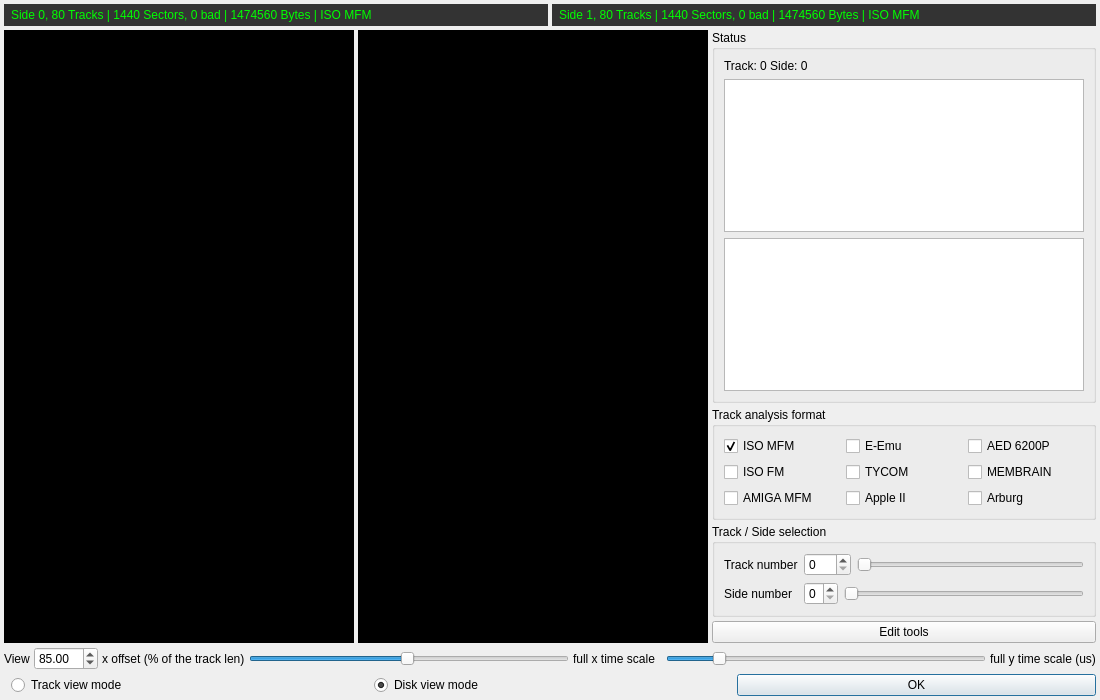
<?xml version="1.0" encoding="UTF-8"?>
<ui version="4.0">
 <class>VisualDiskDialog</class>
 <widget class="QDialog" name="VisualDiskDialog">
  <property name="geometry">
   <rect><x>0</x><y>0</y><width>1100</width><height>700</height></rect>
  </property>
  <property name="windowTitle">
   <string>Visual Floppy Disk</string>
  </property>
  <layout class="QVBoxLayout" name="mainLayout">
   <property name="spacing"><number>4</number></property>
   <property name="margin"><number>4</number></property>
   
   <!-- Top info bars -->
   <item>
    <layout class="QHBoxLayout">
     <item>
      <widget class="QLabel" name="labelSide0Info">
       <property name="text"><string>Side 0, 80 Tracks | 1440 Sectors, 0 bad | 1474560 Bytes | ISO MFM</string></property>
       <property name="styleSheet"><string>background: #333; color: #0f0; padding: 4px;</string></property>
      </widget>
     </item>
     <item>
      <widget class="QLabel" name="labelSide1Info">
       <property name="text"><string>Side 1, 80 Tracks | 1440 Sectors, 0 bad | 1474560 Bytes | ISO MFM</string></property>
       <property name="styleSheet"><string>background: #333; color: #0f0; padding: 4px;</string></property>
      </widget>
     </item>
    </layout>
   </item>
   
   <!-- Main content: Disk views + Status panel -->
   <item>
    <layout class="QHBoxLayout">
     <!-- Disk visualizations -->
     <item>
      <widget class="QFrame" name="frameDiskView0">
       <property name="minimumSize"><size><width>350</width><height>350</height></size></property>
       <property name="frameShape"><enum>QFrame::Box</enum></property>
       <property name="styleSheet"><string>background: black;</string></property>
      </widget>
     </item>
     <item>
      <widget class="QFrame" name="frameDiskView1">
       <property name="minimumSize"><size><width>350</width><height>350</height></size></property>
       <property name="frameShape"><enum>QFrame::Box</enum></property>
       <property name="styleSheet"><string>background: black;</string></property>
      </widget>
     </item>
     
     <!-- Right panel: Status + Format analysis -->
     <item>
      <layout class="QVBoxLayout">
       <!-- Status -->
       <item>
        <widget class="QGroupBox" name="groupStatus">
         <property name="title"><string>Status</string></property>
         <layout class="QVBoxLayout">
          <item>
           <widget class="QLabel" name="labelTrackSide">
            <property name="text"><string>Track: 0 Side: 0</string></property>
           </widget>
          </item>
          <item>
           <widget class="QTextEdit" name="textSectorInfo">
            <property name="readOnly"><bool>true</bool></property>
            <property name="maximumHeight"><number>180</number></property>
            <property name="styleSheet"><string>font-family: monospace; font-size: 9pt;</string></property>
           </widget>
          </item>
          <item>
           <widget class="QTextEdit" name="textHexDump">
            <property name="readOnly"><bool>true</bool></property>
            <property name="maximumHeight"><number>120</number></property>
            <property name="styleSheet"><string>font-family: monospace; font-size: 8pt;</string></property>
           </widget>
          </item>
         </layout>
        </widget>
       </item>
       
       <!-- Track analysis format checkboxes -->
       <item>
        <widget class="QGroupBox" name="groupFormats">
         <property name="title"><string>Track analysis format</string></property>
         <layout class="QGridLayout">
          <item row="0" column="0">
           <widget class="QCheckBox" name="checkIsoMfm">
            <property name="text"><string>ISO MFM</string></property>
            <property name="checked"><bool>true</bool></property>
           </widget>
          </item>
          <item row="0" column="1">
           <widget class="QCheckBox" name="checkEEmu">
            <property name="text"><string>E-Emu</string></property>
           </widget>
          </item>
          <item row="0" column="2">
           <widget class="QCheckBox" name="checkAed6200p">
            <property name="text"><string>AED 6200P</string></property>
           </widget>
          </item>
          <item row="1" column="0">
           <widget class="QCheckBox" name="checkIsoFm">
            <property name="text"><string>ISO FM</string></property>
           </widget>
          </item>
          <item row="1" column="1">
           <widget class="QCheckBox" name="checkTycom">
            <property name="text"><string>TYCOM</string></property>
           </widget>
          </item>
          <item row="1" column="2">
           <widget class="QCheckBox" name="checkMembrain">
            <property name="text"><string>MEMBRAIN</string></property>
           </widget>
          </item>
          <item row="2" column="0">
           <widget class="QCheckBox" name="checkAmigaMfm">
            <property name="text"><string>AMIGA MFM</string></property>
           </widget>
          </item>
          <item row="2" column="1">
           <widget class="QCheckBox" name="checkAppleII">
            <property name="text"><string>Apple II</string></property>
           </widget>
          </item>
          <item row="2" column="2">
           <widget class="QCheckBox" name="checkArburg">
            <property name="text"><string>Arburg</string></property>
           </widget>
          </item>
         </layout>
        </widget>
       </item>
       
       <!-- Track/Side selection -->
       <item>
        <widget class="QGroupBox" name="groupSelection">
         <property name="title"><string>Track / Side selection</string></property>
         <layout class="QFormLayout">
          <item row="0" column="0">
           <widget class="QLabel"><property name="text"><string>Track number</string></property></widget>
          </item>
          <item row="0" column="1">
           <layout class="QHBoxLayout">
            <item>
             <widget class="QSpinBox" name="spinTrack">
              <property name="minimum"><number>0</number></property>
              <property name="maximum"><number>255</number></property>
             </widget>
            </item>
            <item>
             <widget class="QSlider" name="sliderTrack">
              <property name="orientation"><enum>Qt::Horizontal</enum></property>
              <property name="minimum"><number>0</number></property>
              <property name="maximum"><number>79</number></property>
             </widget>
            </item>
           </layout>
          </item>
          <item row="1" column="0">
           <widget class="QLabel"><property name="text"><string>Side number</string></property></widget>
          </item>
          <item row="1" column="1">
           <layout class="QHBoxLayout">
            <item>
             <widget class="QSpinBox" name="spinSide">
              <property name="minimum"><number>0</number></property>
              <property name="maximum"><number>1</number></property>
             </widget>
            </item>
            <item>
             <widget class="QSlider" name="sliderSide">
              <property name="orientation"><enum>Qt::Horizontal</enum></property>
              <property name="minimum"><number>0</number></property>
              <property name="maximum"><number>1</number></property>
             </widget>
            </item>
           </layout>
          </item>
         </layout>
        </widget>
       </item>
       
       <!-- Edit tools button -->
       <item>
        <widget class="QPushButton" name="btnEditTools">
         <property name="text"><string>Edit tools</string></property>
        </widget>
       </item>
      </layout>
     </item>
    </layout>
   </item>
   
   <!-- Bottom: View slider + controls -->
   <item>
    <layout class="QHBoxLayout">
     <item>
      <widget class="QLabel"><property name="text"><string>View</string></property></widget>
     </item>
     <item>
      <widget class="QDoubleSpinBox" name="spinXOffset">
       <property name="minimum"><number>0</number></property>
       <property name="maximum"><number>100</number></property>
       <property name="value"><number>85</number></property>
      </widget>
     </item>
     <item>
      <widget class="QLabel"><property name="text"><string>x offset (% of the track len)</string></property></widget>
     </item>
     <item>
      <widget class="QSlider" name="sliderXScale">
       <property name="orientation"><enum>Qt::Horizontal</enum></property>
       <property name="minimum"><number>1</number></property>
       <property name="maximum"><number>100</number></property>
       <property name="value"><number>50</number></property>
      </widget>
     </item>
     <item>
      <widget class="QLabel"><property name="text"><string>full x time scale</string></property></widget>
     </item>
     <item><spacer><property name="orientation"><enum>Qt::Horizontal</enum></property></spacer></item>
     <item>
      <widget class="QSlider" name="sliderYScale">
       <property name="orientation"><enum>Qt::Horizontal</enum></property>
       <property name="minimum"><number>1</number></property>
       <property name="maximum"><number>100</number></property>
       <property name="value"><number>16</number></property>
       <property name="maximumWidth"><number>100</number></property>
      </widget>
     </item>
     <item>
      <widget class="QLabel"><property name="text"><string>full y time scale (us)</string></property></widget>
     </item>
    </layout>
   </item>
   
   <!-- View mode + OK -->
   <item>
    <layout class="QHBoxLayout">
     <item><spacer><property name="orientation"><enum>Qt::Horizontal</enum></property></spacer></item>
     <item>
      <widget class="QRadioButton" name="radioTrackView">
       <property name="text"><string>Track view mode</string></property>
      </widget>
     </item>
     <item>
      <widget class="QRadioButton" name="radioDiskView">
       <property name="text"><string>Disk view mode</string></property>
       <property name="checked"><bool>true</bool></property>
      </widget>
     </item>
     <item>
      <widget class="QPushButton" name="btnOK">
       <property name="text"><string>OK</string></property>
       <property name="default"><bool>true</bool></property>
      </widget>
     </item>
    </layout>
   </item>
   
  </layout>
 </widget>
</ui>
